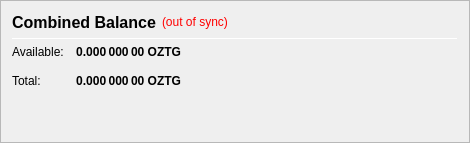
                   <widget class="QFrame" name="frame_CombinedBalances">
                    <property name="minimumSize">
                     <size>
                      <width>470</width>
                      <height>0</height>
                     </size>
                    </property>
                    <property name="frameShape">
                     <enum>QFrame::StyledPanel</enum>
                    </property>
                    <property name="frameShadow">
                     <enum>QFrame::Raised</enum>
                    </property>
                    <layout class="QVBoxLayout" name="verticalLayout_5">
                     <item>
                      <layout class="QHBoxLayout" name="horizontalLayout_5" stretch="0,0,0">
                       <item>
                        <widget class="QLabel" name="label_5z">
                         <property name="minimumSize">
                          <size>
                           <width>0</width>
                           <height>20</height>
                          </size>
                         </property>
                         <property name="font">
                          <font>
                           <pointsize>12</pointsize>
                           <weight>75</weight>
                           <bold>true</bold>
                          </font>
                         </property>
                         <property name="toolTip">
                          <string>Combined Balance (including unconfirmed and immature coins)</string>
                         </property>
                         <property name="text">
                          <string>Combined Balance</string>
                         </property>
                        </widget>
                       </item>
                       <item>
                        <widget class="QLabel" name="labelWalletStatus">
                         <property name="cursor">
                          <cursorShape>WhatsThisCursor</cursorShape>
                         </property>
                         <property name="toolTip">
                          <string>The displayed information may be out of date. Your wallet automatically synchronizes with the ozeety network after a connection is established, but this process has not completed yet.</string>
                         </property>
                         <property name="styleSheet">
                          <string notr="true">QLabel { color: red; }</string>
                         </property>
                         <property name="text">
                          <string notr="true">(out of sync)</string>
                         </property>
                         <property name="alignment">
                          <set>Qt::AlignLeading|Qt::AlignLeft|Qt::AlignVCenter</set>
                         </property>
                        </widget>
                       </item>
                       <item>
                        <spacer name="horizontalSpacer_1">
                         <property name="orientation">
                          <enum>Qt::Horizontal</enum>
                         </property>
                         <property name="sizeHint" stdset="0">
                          <size>
                           <width>40</width>
                           <height>20</height>
                          </size>
                         </property>
                        </spacer>
                       </item>
                      </layout>
                     </item>
                     <item>
                      <widget class="Line" name="line_CombinedBalance">
                       <property name="minimumSize">
                        <size>
                         <width>0</width>
                         <height>1</height>
                        </size>
                       </property>
                       <property name="maximumSize">
                        <size>
                         <width>16777215</width>
                         <height>1</height>
                        </size>
                       </property>
                       <property name="orientation">
                        <enum>Qt::Horizontal</enum>
                       </property>
                      </widget>
                     </item>
                     <item>
                      <layout class="QGridLayout" name="gridLayout_3">
                       <property name="spacing">
                        <number>12</number>
                       </property>
                       <item row="1" column="0">
                        <widget class="QLabel" name="labelBalanceTextz">
                         <property name="text">
                          <string>Available:</string>
                         </property>
                        </widget>
                       </item>
                       <item row="1" column="1">
                        <widget class="QLabel" name="labelBalancez">
                         <property name="font">
                          <font>
                           <weight>75</weight>
                           <bold>true</bold>
                          </font>
                         </property>
                         <property name="cursor">
                          <cursorShape>IBeamCursor</cursorShape>
                         </property>
                         <property name="toolTip">
                          <string>Your current spendable balance</string>
                         </property>
                         <property name="text">
                          <string notr="true">0.000 000 00 OZTG</string>
                         </property>
                         <property name="alignment">
                          <set>Qt::AlignRight|Qt::AlignTrailing|Qt::AlignVCenter</set>
                         </property>
                         <property name="textInteractionFlags">
                          <set>Qt::LinksAccessibleByMouse|Qt::TextSelectableByKeyboard|Qt::TextSelectableByMouse</set>
                         </property>
                        </widget>
                       </item>
                       <item row="2" column="0">
                        <widget class="QLabel" name="labelTotalTextz">
                         <property name="text">
                          <string>Total:</string>
                         </property>
                        </widget>
                       </item>
                       <item row="2" column="1">
                        <widget class="QLabel" name="labelTotalz">
                         <property name="font">
                          <font>
                           <weight>75</weight>
                           <bold>true</bold>
                          </font>
                         </property>
                         <property name="cursor">
                          <cursorShape>IBeamCursor</cursorShape>
                         </property>
                         <property name="toolTip">
                          <string>Total Balance, including all unavailable coins.</string>
                         </property>
                         <property name="text">
                          <string notr="true">0.000 000 00 OZTG</string>
                         </property>
                         <property name="alignment">
                          <set>Qt::AlignRight|Qt::AlignTrailing|Qt::AlignVCenter</set>
                         </property>
                         <property name="textInteractionFlags">
                          <set>Qt::LinksAccessibleByMouse|Qt::TextSelectableByKeyboard|Qt::TextSelectableByMouse</set>
                         </property>
                        </widget>
                       </item>
                       <item row="2" column="3">
                        <spacer name="horizontalSpacer_2">
                         <property name="orientation">
                          <enum>Qt::Horizontal</enum>
                         </property>
                         <property name="sizeHint" stdset="0">
                          <size>
                           <width>40</width>
                           <height>20</height>
                          </size>
                         </property>
                        </spacer>
                       </item>
                      </layout>
                     </item>
                     <item>
                      <spacer name="verticalSpacer_1">
                       <property name="orientation">
                        <enum>Qt::Vertical</enum>
                       </property>
                       <property name="sizeHint" stdset="0">
                        <size>
                         <width>20</width>
                         <height>40</height>
                        </size>
                       </property>
                      </spacer>
                     </item>
                    </layout>
                   </widget>
